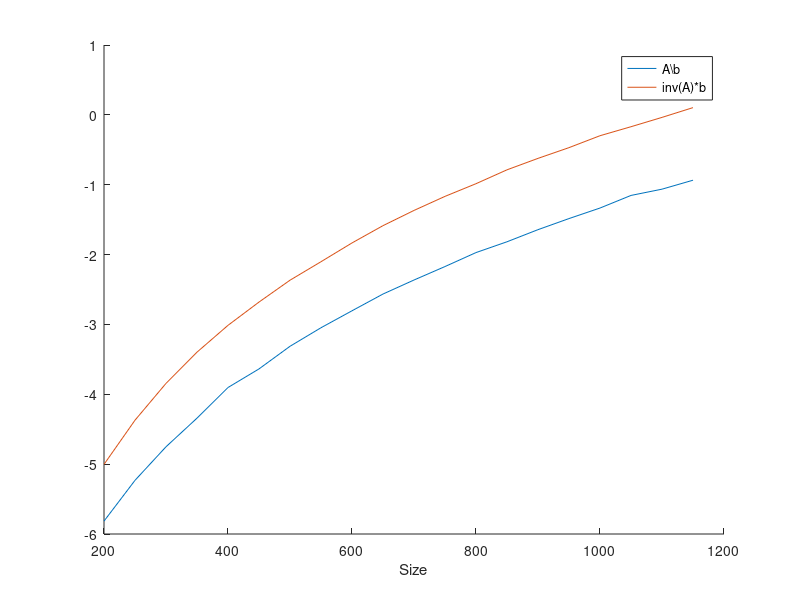

Reproduce this figure in MATLAB. (Note: this script raises an error after producing the figure.)
t1 = 1:20;
t2 = 1:20;
i = 1;
for n=200:50:1150
 A = rand(n);
 b = rand(n,1); 
 tic
 x = A\b;
 
 t1(i) = toc;
 tic 
 x = inv(A)*b;
 t2(i) = toc;
 i = i+1;
end
hold on
plot(200:50:1150,log(t1))
plot(200:50:1150,log(t2))
legend('A\b','inv(A)*b')
xlabel('Size')
ylable('time(log scale')
hold off